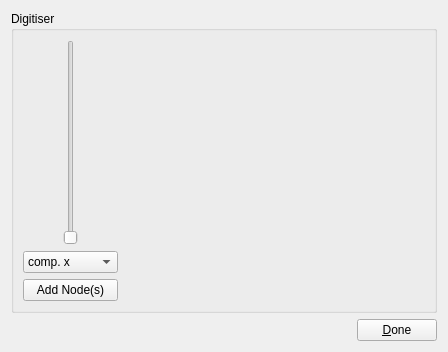
<?xml version="1.0" encoding="UTF-8"?>
<ui version="4.0">
 <class>SegmentationWidget</class>
 <widget class="QWidget" name="SegmentationWidget">
  <property name="geometry">
   <rect>
    <x>0</x>
    <y>0</y>
    <width>448</width>
    <height>352</height>
   </rect>
  </property>
  <property name="windowTitle">
   <string>Form</string>
  </property>
  <layout class="QVBoxLayout" name="verticalLayout">
   <item>
    <widget class="QGroupBox" name="groupBox">
     <property name="sizePolicy">
      <sizepolicy hsizetype="Preferred" vsizetype="Expanding">
       <horstretch>0</horstretch>
       <verstretch>0</verstretch>
      </sizepolicy>
     </property>
     <property name="title">
      <string>Digitiser</string>
     </property>
     <layout class="QHBoxLayout" name="horizontalLayout_3">
      <item>
       <layout class="QVBoxLayout" name="verticalLayout_2">
        <item>
         <layout class="QHBoxLayout" name="horizontalLayout_2">
          <item>
           <spacer name="horizontalSpacer_2">
            <property name="orientation">
             <enum>Qt::Horizontal</enum>
            </property>
            <property name="sizeHint" stdset="0">
             <size>
              <width>40</width>
              <height>20</height>
             </size>
            </property>
           </spacer>
          </item>
          <item>
           <widget class="QSlider" name="isoValueSlider">
            <property name="maximum">
             <number>99</number>
            </property>
            <property name="orientation">
             <enum>Qt::Vertical</enum>
            </property>
           </widget>
          </item>
          <item>
           <spacer name="horizontalSpacer_3">
            <property name="orientation">
             <enum>Qt::Horizontal</enum>
            </property>
            <property name="sizeHint" stdset="0">
             <size>
              <width>40</width>
              <height>20</height>
             </size>
            </property>
           </spacer>
          </item>
         </layout>
        </item>
        <item>
         <widget class="QComboBox" name="compComboBox">
          <item>
           <property name="text">
            <string>comp. x</string>
           </property>
          </item>
          <item>
           <property name="text">
            <string>comp. y</string>
           </property>
          </item>
          <item>
           <property name="text">
            <string>comp. z</string>
           </property>
          </item>
         </widget>
        </item>
        <item>
         <widget class="QPushButton" name="actionButton">
          <property name="text">
           <string>Add Node(s)</string>
          </property>
         </widget>
        </item>
       </layout>
      </item>
      <item>
       <widget class="ZincScene" name="context" native="true">
        <property name="sizePolicy">
         <sizepolicy hsizetype="Expanding" vsizetype="Expanding">
          <horstretch>1</horstretch>
          <verstretch>1</verstretch>
         </sizepolicy>
        </property>
       </widget>
      </item>
     </layout>
    </widget>
   </item>
   <item>
    <layout class="QHBoxLayout" name="horizontalLayout">
     <item>
      <spacer name="horizontalSpacer">
       <property name="orientation">
        <enum>Qt::Horizontal</enum>
       </property>
       <property name="sizeHint" stdset="0">
        <size>
         <width>40</width>
         <height>20</height>
        </size>
       </property>
      </spacer>
     </item>
     <item>
      <widget class="QPushButton" name="doneButton">
       <property name="text">
        <string>&amp;Done</string>
       </property>
      </widget>
     </item>
    </layout>
   </item>
  </layout>
 </widget>
 <customwidgets>
  <customwidget>
   <class>ZincScene</class>
   <extends>QWidget</extends>
   <header>segmentationstep/widgets/zincscene</header>
   <container>1</container>
  </customwidget>
 </customwidgets>
 <resources/>
 <connections/>
</ui>
